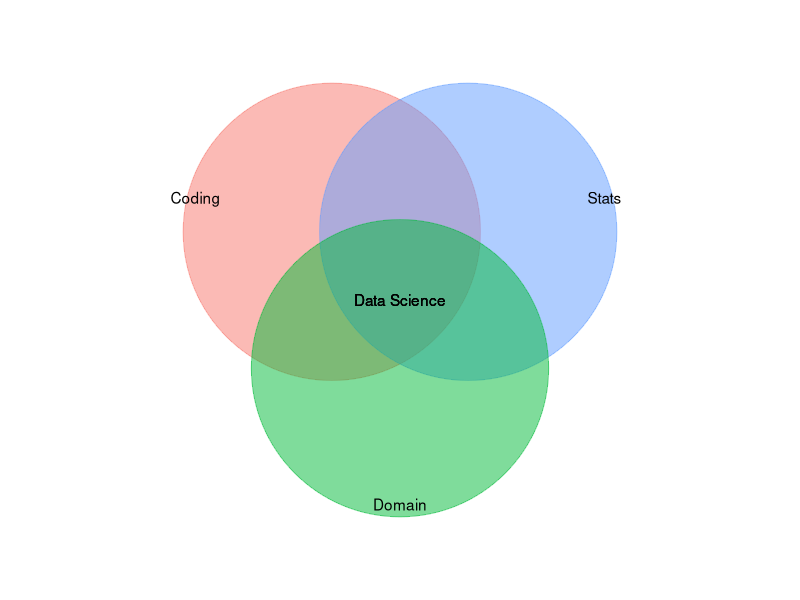

The R script that drew this image:
## ---- chunk 1
#| fig-width: 4
#| fig-height: 4
#| fig-align: center
#| fig-cap: "Conceptual model of data science"
library(tidyverse)
library(ggrepel)

tibble(skill = c("Coding", "Stats", "Domain"),
       x = c(-1, 1, 0),
       y = c(1, 1, -1)) |> 
  ggplot(aes(x = x, y = y, label = skill, color = skill)) +
  geom_point(size = 100, alpha = 0.5) +
  geom_text(mapping = aes(label = skill),
            color = "black",
            nudge_x = c(-2, 2, 0),
            nudge_y = c(0.5, 0.5, -2)) +
  geom_text(x = 0, y = 0, label = "Data Science",
            color = "black") +
  coord_equal() +
  lims(x = c(-4, 4),
       y = c(-4, 4)) +
  theme_void() +
  theme(legend.position = "none")
